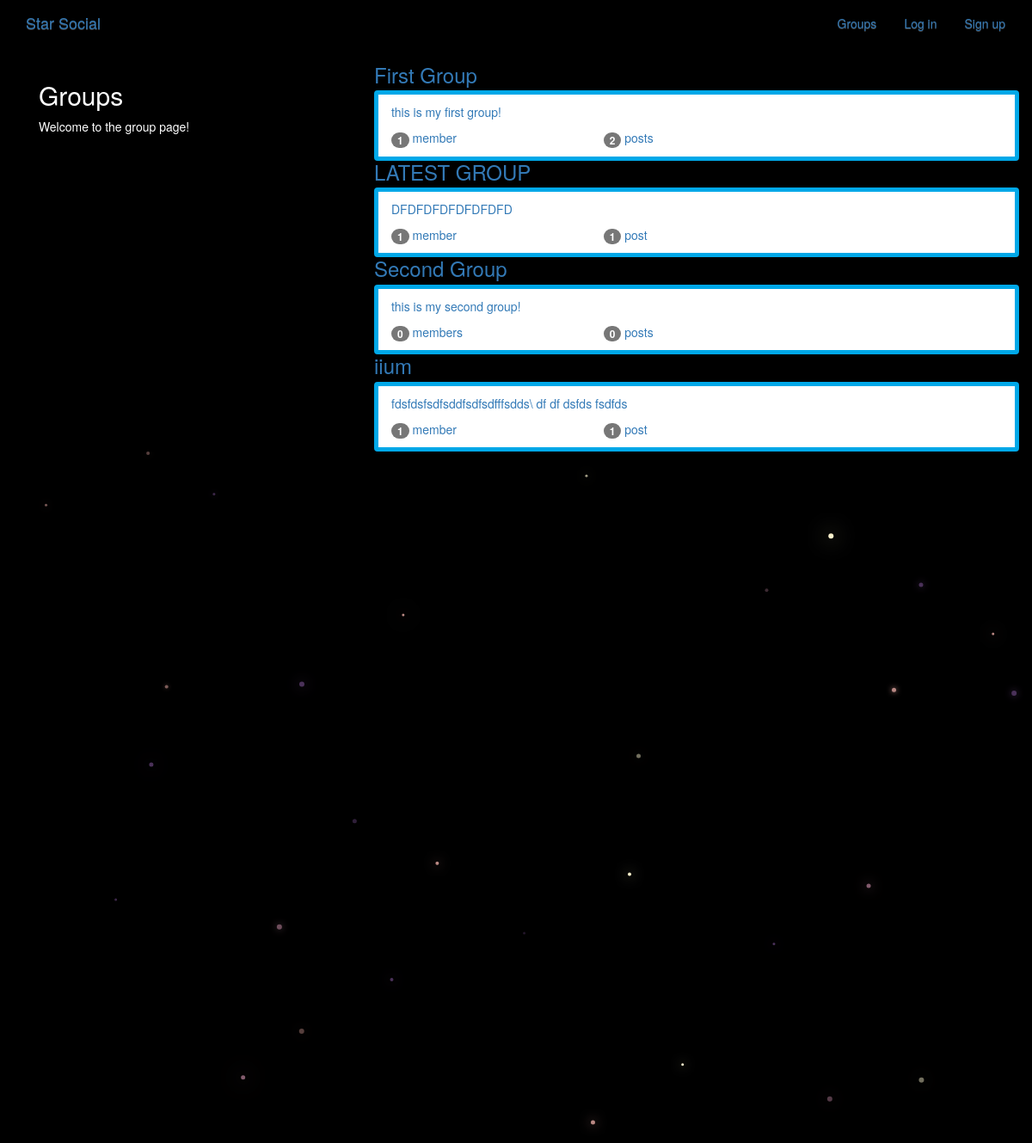
The app's page /groups/ with its own data.
### groups/models.py (models this page shows, shortened)
class Group(models.Model):
    name = models.CharField(max_length=255,unique=True)
    slug = models.SlugField(allow_unicode=True,unique=True)
    description = models.TextField(blank=True,default='')
    description_html = models.TextField(editable=False,default='',blank=True)
    members = models.ManyToManyField(User,through='GroupMember')
    class Meta:
        ordering = ['name']

### groups/views.py (the view)
class ListGroups(generic.ListView):
    model = Group

### groups/templates/groups/group_list.html (shortened to what this page needs)
{% extends "groups/group_base.html" %}
{% block pregroup %}
<div class="col-md-4">
    <div class="content">
        <h2>Groups</h2>
        <p>Welcome to the group page!</p>
    </div>
</div>
{% endblock %}
{% block group_content %}
<div class="col-md-8">
    <div class="list_group">
        {% for group in object_list %}
        <a class='list_group_item' href="{% url 'groups:single' slug=group.slug %}">
            <h3 class='title list-group-item-heading'>{{group.name}}</h3>
            <div class="list-group-item container-fluid thumbnail">
                {{group.description_html|safe}}
                <div class="row">
                    <div class="col-md-4">
                        <span class='badge'>{{group.members.count}}</span>
                        member{{group.members.count|pluralize}}
                    </div>
                    <div class="col-md-4">
                        <span class='badge'>{{group.posts.count}}</span>
                        post{{group.posts.count|pluralize}}
                    </div>
                </div>
            </div>
        </a>
        {% endfor %}
    </div>
</div>
{% endblock %}

### static/simplesocial/css/master.css (style rules this page uses)
body { margin: 0; overflow: hidden; background-color: #000000; color:white; }
.list-group-item { border: 5px solid #00a8e8; }

### records on screen
Group: name "First Group", description_html "this is my first group!", members.count "1", posts.count "2"
Group: name "LATEST GROUP", description_html "DFDFDFDFDFDFDFD", members.count "1", posts.count "1"
Group: name "Second Group", description_html "this is my second group!", members.count "0", posts.count "0"
Group: name "iium", description_html "fdsfdsfsdfsddfsdfsdfffsdds\\ df df dsfds fsdfds", members.count "1", posts.count "1"
